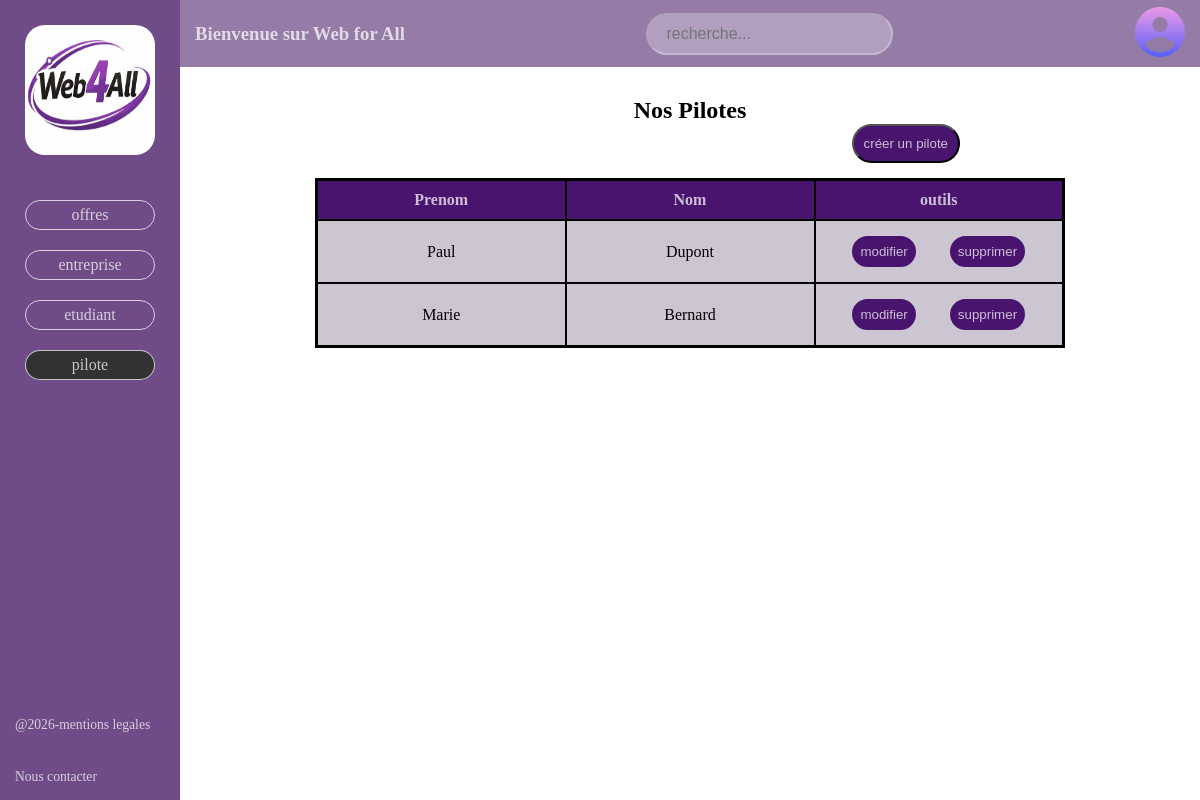
Page /index.php?controller=pilots&action=index on the committed database.
### tables this page shows
CREATE TABLE utilisateur (
  id           INT UNSIGNED AUTO_INCREMENT PRIMARY KEY,
  nom          VARCHAR(100) NOT NULL,
  prenom       VARCHAR(100) NOT NULL,
  email        VARCHAR(255) NOT NULL UNIQUE,
  mot_de_passe VARCHAR(255) NOT NULL,
  role         ENUM('admin','pilote','etudiant') NOT NULL DEFAULT 'etudiant',
  id_pilote    INT UNSIGNED NULL,
  created_at   DATETIME NOT NULL DEFAULT CURRENT_TIMESTAMP,
  FOREIGN KEY (id_pilote) REFERENCES utilisateur(id) ON DELETE SET NULL
);

### app/controllers/PilotsController.php (called while the page is built)
<?php
class PilotsController {
    public function index() {
        require_once ROOT . '/app/models/UserModel.php';
        $pilots = (new UserModel())->getByRole('pilote');
        require_once ROOT . '/app/views/pages/pilots.php';
    }
}
?>

### app/models/UserModel.php (called while the page is built, shortened)
<?php
final class UserModel
{
    public function getByRole(string $role): array
    {
        $pdo = Database::getPdo();
        $stmt = $pdo->prepare("
            SELECT id, nom, prenom, email, role, id_pilote, created_at
            FROM utilisateur
            WHERE role = :role
            ORDER BY created_at DESC
        ");
        $stmt->execute([':role' => $role]);
        return $stmt->fetchAll();
    }
}

### app/views/pages/pilots.php (the view, shortened to what this page needs)
<?php $cssExtra = '<link rel="stylesheet" href="/public/styles/pilote.css">'; ?>
<section id="presentation-pilote">
    <h1>Nos Pilotes</h1>
</section>
<section id="outils-pilote">
    <button id="creation-offre" onclick="ouvrir('popup-creer-pilote')">créer un pilote</button>
</section>
<section id="nos-pilote">
    <div class="pilote">
        <div class="table-pilote">
            <table>
                <thead>
                    <tr>
                        <th>Prenom</th>
                        <th>Nom</th>
                        <th>outils</th>
                    </tr>
                </thead>
                <tbody>
                    <?php foreach (($pilots ?? []) as $pilot): ?>
                        <tr>
                            <td><?= htmlspecialchars((string)($pilot['prenom'] ?? ''), ENT_QUOTES, 'UTF-8') ?></td>
                            <td><?= htmlspecialchars((string)($pilot['nom'] ?? ''), ENT_QUOTES, 'UTF-8') ?></td>
                            <td>
                                <button onclick="ouvrir('popup-modifier-pilote')">modifier</button>
                                <button onclick="ouvrir('popup-supprimer-pilote')">supprimer</button>
                            </td>
                        </tr>
                    <?php endforeach; ?>
                </tbody>
            </table>
        </div>
    </div>
</section>
<?php
require_once ROOT . '/app/views/layout/layout.php';?>

### public/styles/layout.css (style rules this page uses)
* { margin: 0; padding: 0; box-sizing: border-box; }
body { min-width: 320px; overflow-x: auto; }

### public/styles/pilote.css (style rules this page uses)
#presentation-pilote { display: flex; justify-content: center; align-items: center; }
#outils-pilote { display: flex; justify-content: right; max-width: 750px; }
#outils-pilote #creation-offre { background-color: rgb(73, 20, 109); border-radius: 25px; padding: 10px; color: rgba(255, 255, 255, 0.726); }
.table-pilote { display: flex; justify-content: center; align-items: center; }
.table-pilote table { table-layout: fixed; width: 750px; margin: 15px; border-collapse: collapse; border: 3px solid black; }
.table-pilote th { background-color: rgb(73, 20, 109); color:rgba(255, 255, 255, 0.726); padding: 10px 10px; border-collapse: collapse; border: 2px solid black; }
.table-pilote td { background-color: rgb(204, 198, 211); border-collapse: collapse; border: 2px solid black; }
.table-pilote button { padding:5px 5px; margin: 15px; border: 3px solid rgb(73, 20, 109); background-color: rgb(73, 20, 109); border-radius: 20px; color: rgba(255, 255, 255, 0.726); }

### rows in the picture
utilisateur: prenom "Paul", nom "Dupont"
utilisateur: prenom "Marie", nom "Bernard"
